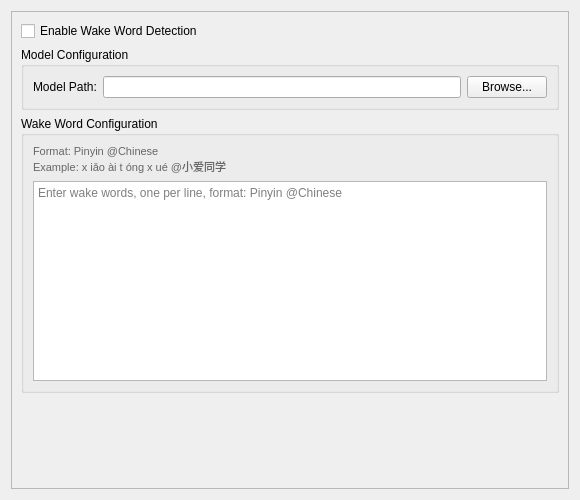
<?xml version="1.0" encoding="UTF-8"?>
<ui version="4.0">
 <class>WakeWordWidget</class>
 <widget class="QWidget" name="WakeWordWidget">
  <property name="geometry">
   <rect>
    <x>0</x>
    <y>0</y>
    <width>580</width>
    <height>500</height>
   </rect>
  </property>
  <property name="windowTitle">
   <string>Wake Word</string>
  </property>
  <layout class="QVBoxLayout" name="verticalLayout">
   <item>
    <widget class="QScrollArea" name="scrollArea">
     <property name="widgetResizable">
      <bool>true</bool>
     </property>
     <widget class="QWidget" name="scrollAreaWidgetContents">
      <property name="geometry">
       <rect>
        <x>0</x>
        <y>0</y>
        <width>578</width>
        <height>480</height>
       </rect>
      </property>
      <layout class="QVBoxLayout" name="contentLayout">
       <item>
        <widget class="QCheckBox" name="use_wake_word_check">
         <property name="text">
          <string>Enable Wake Word Detection</string>
         </property>
        </widget>
       </item>
       <item>
        <widget class="QGroupBox" name="model_group">
         <property name="title">
          <string>Model Configuration</string>
         </property>
         <layout class="QFormLayout" name="modelLayout">
          <item row="0" column="0">
           <widget class="QLabel" name="label_model_path">
            <property name="text">
             <string>Model Path:</string>
            </property>
           </widget>
          </item>
          <item row="0" column="1">
           <layout class="QHBoxLayout" name="model_path_layout">
            <item>
             <widget class="QLineEdit" name="model_path_edit"/>
            </item>
            <item>
             <widget class="QPushButton" name="model_path_btn">
              <property name="text">
               <string>Browse...</string>
              </property>
             </widget>
            </item>
           </layout>
          </item>
         </layout>
        </widget>
       </item>
       <item>
        <widget class="QGroupBox" name="keywords_group">
         <property name="title">
          <string>Wake Word Configuration</string>
         </property>
         <layout class="QVBoxLayout" name="keywords_layout">
          <item>
           <widget class="QLabel" name="keywords_help">
            <property name="text">
             <string>Format: Pinyin @Chinese
Example: x iǎo ài t óng x ué @小爱同学</string>
            </property>
            <property name="styleSheet">
             <string>color: #666666; font-size: 11px;</string>
            </property>
           </widget>
          </item>
          <item>
           <widget class="QTextEdit" name="wake_words_edit">
            <property name="minimumSize">
             <size>
              <width>0</width>
              <height>200</height>
             </size>
            </property>
            <property name="placeholderText">
             <string>Enter wake words, one per line, format: Pinyin @Chinese</string>
            </property>
           </widget>
          </item>
         </layout>
        </widget>
       </item>
       <item>
        <spacer name="verticalSpacer">
         <property name="orientation">
          <enum>Qt::Vertical</enum>
         </property>
         <property name="sizeHint" stdset="0">
          <size>
           <width>20</width>
           <height>40</height>
          </size>
         </property>
        </spacer>
       </item>
      </layout>
     </widget>
    </widget>
   </item>
  </layout>
 </widget>
 <resources/>
 <connections/>
</ui>
